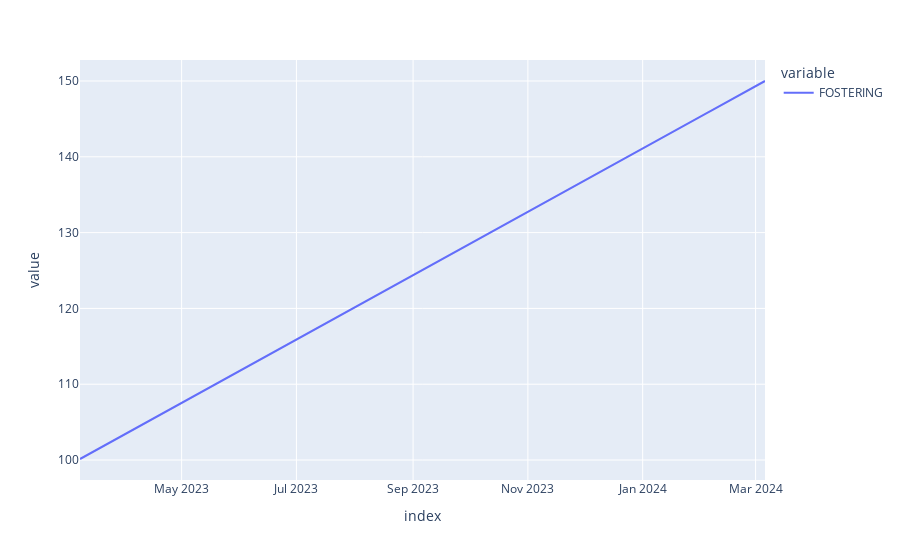

Write notebook code for a chart like this one.
### Markdown cell above
We forecast daily for a year forward, and we would expect the number to increase from 100 to 150.

### Code cell
predictor = ModelPredictor(population=stock, transition_numbers=daily_entrants)
forecast = predictor.predict(steps=365, step_days=1)
forecast.columns = pd.MultiIndex.from_tuples(forecast.columns)
forecast = forecast.fillna(0).groupby(level=1, axis=1).sum()

fig = forecast.plot()
fig.show()

### Figure 1 — Plotly figure (JSON) as saved in the notebook; plotly's stock layout.template omitted (floating-point values rounded to 4 significant figures; data arrays with more than 128 entries replaced by an {"elided": "..."} marker saying what was removed)
{"data": [{"hovertemplate": "variable=FOSTERING<br>index=%{x}<br>value=%{y}<extra></extra>", "legendgroup": "FOSTERING", "line": {"color": "#636efa", "dash": "solid"}, "marker": {"symbol": "circle"}, "mode": "lines", "name": "FOSTERING", "orientation": "v", "showlegend": true, "type": "scatter", "x": {"elided": "365 str values"}, "xaxis": "x", "y": {"elided": "365 float values"}, "yaxis": "y"}], "layout": {"autosize": true, "legend": {"title": {"text": "variable"}, "tracegroupgap": 0}, "margin": {"t": 60}, "xaxis": {"anchor": "y", "autorange": true, "domain": [0, 1], "range": ["2023-03-08", "2024-03-06"], "title": {"text": "index"}, "type": "date"}, "yaxis": {"anchor": "x", "autorange": true, "domain": [0, 1], "range": [97.37, 152.8], "title": {"text": "value"}, "type": "linear"}}}
